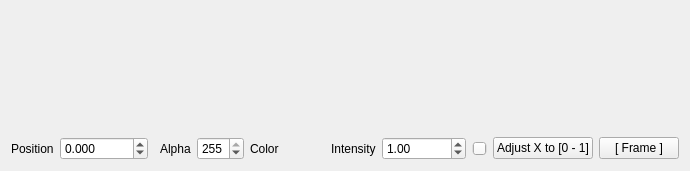
<?xml version="1.0" encoding="UTF-8"?>
<ui version="4.0">
 <class>ColorGradientEditorWidget</class>
 <widget class="QWidget" name="ColorGradientEditorWidget">
  <property name="geometry">
   <rect>
    <x>0</x>
    <y>0</y>
    <width>627</width>
    <height>169</height>
   </rect>
  </property>
  <property name="windowTitle">
   <string>Form</string>
  </property>
  <layout class="QVBoxLayout" name="verticalLayout">
   <item>
    <widget class="plQtColorGradientWidget" name="GradientWidget" native="true">
     <property name="sizePolicy">
      <sizepolicy hsizetype="Preferred" vsizetype="MinimumExpanding">
       <horstretch>0</horstretch>
       <verstretch>0</verstretch>
      </sizepolicy>
     </property>
     <property name="minimumSize">
      <size>
       <width>0</width>
       <height>120</height>
      </size>
     </property>
    </widget>
   </item>
   <item>
    <layout class="QHBoxLayout" name="horizontalLayout">
     <item>
      <widget class="QLabel" name="label">
       <property name="text">
        <string>Position</string>
       </property>
      </widget>
     </item>
     <item>
      <widget class="plQtDoubleSpinBox" name="SpinPosition">
       <property name="decimals">
        <number>3</number>
       </property>
       <property name="minimum">
        <double>-10000.000000000000000</double>
       </property>
       <property name="maximum">
        <double>10000.000000000000000</double>
       </property>
       <property name="singleStep">
        <double>0.100000000000000</double>
       </property>
      </widget>
     </item>
     <item>
      <widget class="QWidget" name="ColorWidget" native="true"/>
     </item>
     <item>
      <widget class="QLabel" name="LabelAlpha">
       <property name="text">
        <string>Alpha</string>
       </property>
      </widget>
     </item>
     <item>
      <widget class="QSpinBox" name="SpinAlpha">
       <property name="maximum">
        <number>255</number>
       </property>
       <property name="singleStep">
        <number>10</number>
       </property>
       <property name="value">
        <number>255</number>
       </property>
      </widget>
     </item>
     <item>
      <widget class="QLabel" name="LabelColor">
       <property name="text">
        <string>Color</string>
       </property>
      </widget>
     </item>
     <item>
      <widget class="QPushButton" name="ButtonColor">
       <property name="text">
        <string/>
       </property>
       <property name="flat">
        <bool>true</bool>
       </property>
      </widget>
     </item>
     <item>
      <widget class="QLabel" name="LabelIntensity">
       <property name="text">
        <string>Intensity</string>
       </property>
      </widget>
     </item>
     <item>
      <widget class="plQtDoubleSpinBox" name="SpinIntensity">
       <property name="decimals">
        <number>2</number>
       </property>
       <property name="maximum">
        <double>100000.000000000000000</double>
       </property>
       <property name="singleStep">
        <double>0.100000000000000</double>
       </property>
       <property name="value">
        <double>1.000000000000000</double>
       </property>
      </widget>
     </item>
     <item>
      <widget class="QSlider" name="SliderAlpha">
       <property name="maximum">
        <number>255</number>
       </property>
       <property name="value">
        <number>255</number>
       </property>
       <property name="orientation">
        <enum>Qt::Horizontal</enum>
       </property>
      </widget>
     </item>
     <item>
      <spacer name="horizontalSpacer">
       <property name="orientation">
        <enum>Qt::Horizontal</enum>
       </property>
       <property name="sizeHint" stdset="0">
        <size>
         <width>40</width>
         <height>20</height>
        </size>
       </property>
      </spacer>
     </item>
     <item>
      <widget class="QPushButton" name="ButtonNormalize">
       <property name="text">
        <string>Adjust X to [0 - 1]</string>
       </property>
      </widget>
     </item>
     <item>
      <widget class="QPushButton" name="ButtonFrame">
       <property name="text">
        <string>[ Frame ]</string>
       </property>
      </widget>
     </item>
    </layout>
   </item>
  </layout>
 </widget>
 <customwidgets>
  <customwidget>
   <class>plQtColorGradientWidget</class>
   <extends>QWidget</extends>
   <header location="global">GuiFoundation/Widgets/ColorGradientWidget.moc.h</header>
   <container>1</container>
  </customwidget>
  <customwidget>
   <class>plQtDoubleSpinBox</class>
   <extends>QDoubleSpinBox</extends>
   <header location="global">GuiFoundation/Widgets/DoubleSpinBox.moc.h</header>
  </customwidget>
 </customwidgets>
 <resources>
  <include location="../QtResources/resources.qrc"/>
 </resources>
 <connections/>
</ui>
